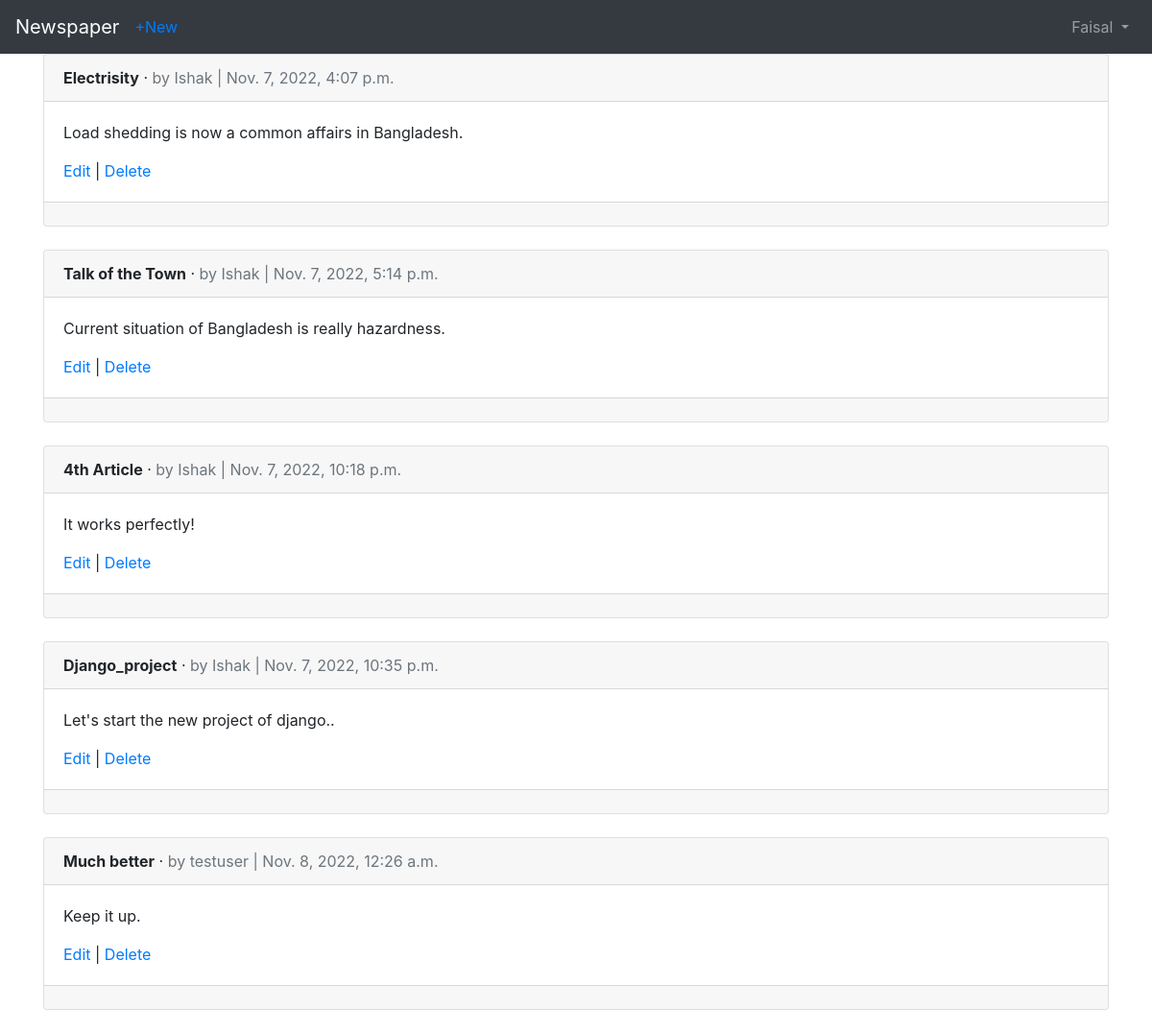
/articles/ (signed in), run on the app's committed database.
### accounts/models.py (models this page shows)
class CustomUser(AbstractUser):
    age = models.PositiveIntegerField(null=True,blank=True)

### articles/models.py (models this page shows, shortened)
class Articles(models.Model):
    title = models.CharField(max_length=255)
    body = models.TextField()
    date = models.DateTimeField(auto_now_add = True)
    author = models.ForeignKey(
        get_user_model(),
        on_delete = models.CASCADE,
    )

### articles/views.py (the view)
# urls.py: path('',ArticleListView.as_view(),name='article_list'),
class ArticleListView(LoginRequiredMixin,ListView):
    model = Articles
    template_name = 'articles/article_list.html'

### articles/templates/articles/article_list.html (shortened to what this page needs)
{% extends 'accounts/base.html' %}
{% block content %}
{% for article in  object_list %}
<div class="card">
    <div class="card-header">
        <span class="font-weight-bold">{{article.title}}</span> &middot;
        <span class="text-muted">by {{article.author}} | {{article.date}}</span>
    </div>
    <div class="card-body">
        <p>{{ article.body }}</p>
        <a href="{% url 'articles:article_edit' article.pk %}">Edit</a> |
        <a href="{% url 'articles:article_delete' article.pk %}">Delete</a>
        </div>
         <div class="card-footer">
         </div>
        </div>
<br />
{% endfor %}
{% endblock content %}

### accounts/templates/accounts/base.html (shortened to what this page needs)
<!DOCTYPE html>
{% load static %}
<html lang="en">
<head>
    <link rel="stylesheet" href="https://cdn.jsdelivr.net/npm/bootstrap@4.5.3/dist/css/bootstrap.min.css">
</head>
<body>
    <nav class="navbar navbar-expand-lg navbar-dark bg-dark">
        <a class="navbar-brand" href="{% url 'pages:home' %}">Newspaper</a>
         {% if user.is_authenticated %}
         <ul class="navbar-nav mr-auto">
            <li class="nav-item">
                <a href="{% url 'articles:article_new' %}">+New</a>
            </li>
         </ul>
         {% endif %}
        <div class="collapse navbar-collapse" id="navbarSupportedContent">
            {% if user.is_authenticated %}
            <ul class="navbar-nav ml-auto">
            <li class="nav-item">
            <a class="nav-link dropdown-toggle" href="#"
            id="navbarDropdown" role="button" data-toggle="dropdown"
            aria-haspopup="true" aria-expanded="false">
            {{ user.username }}
            </a>
   </li>
    </ul>
    {% else %}
    <form class="form-inline ml-auto">
     <a href="{% url 'login' %}" class="btn btn-outline-secondary">Log In</a>
<a href="{% url 'accounts:signup' %}" class="btn btn-primary ml-2">Sign up</a>
   </form>
    {% endif %}
    </div>
   </nav>
    <main>
 <div class="container">
    {% block content %}
    {% endblock content %}
</div>
</main>
</body>
</html>

### data on the page
CustomUser: username "Faisal"
Articles: title "Electrisity", author "Ishak", date "Nov. 7, 2022, 4:07 p.m.", body "Load shedding is now a common affairs in Bangladesh."
Articles: title "Talk of the Town", author "Ishak", date "Nov. 7, 2022, 5:14 p.m.", body "Current situation of Bangladesh is really hazardness."
Articles: title "4th Article", author "Ishak", date "Nov. 7, 2022, 10:18 p.m.", body "It works perfectly!"
Articles: title "Django_project", author "Ishak", date "Nov. 7, 2022, 10:35 p.m.", body "Let's start the new project of django.."
Articles: title "Much better", author "testuser", date "Nov. 8, 2022, 12:26 a.m.", body "Keep it up."
